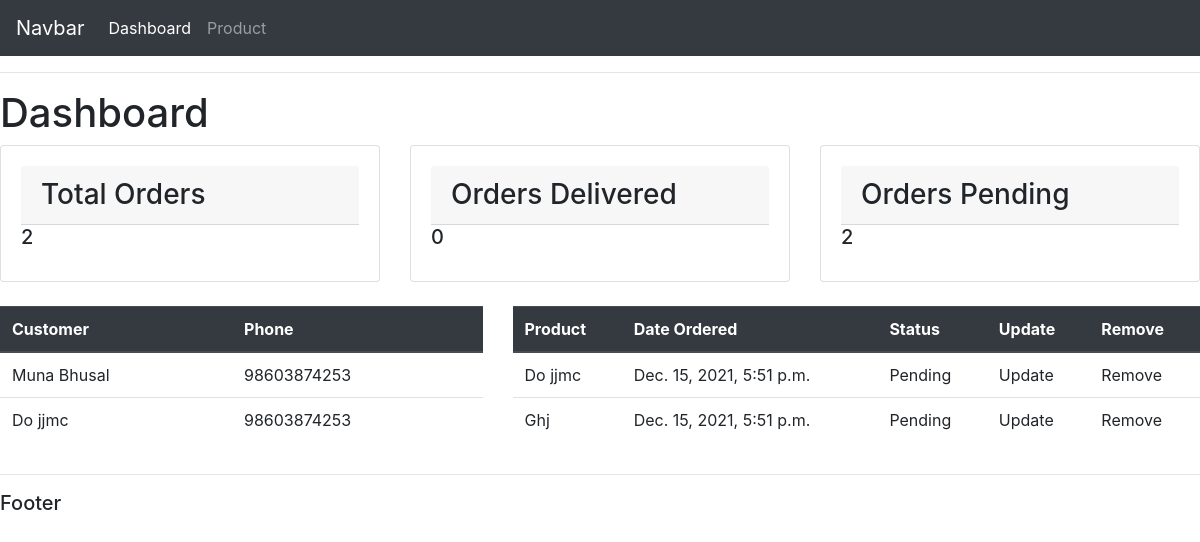
Before: / with the older database file.
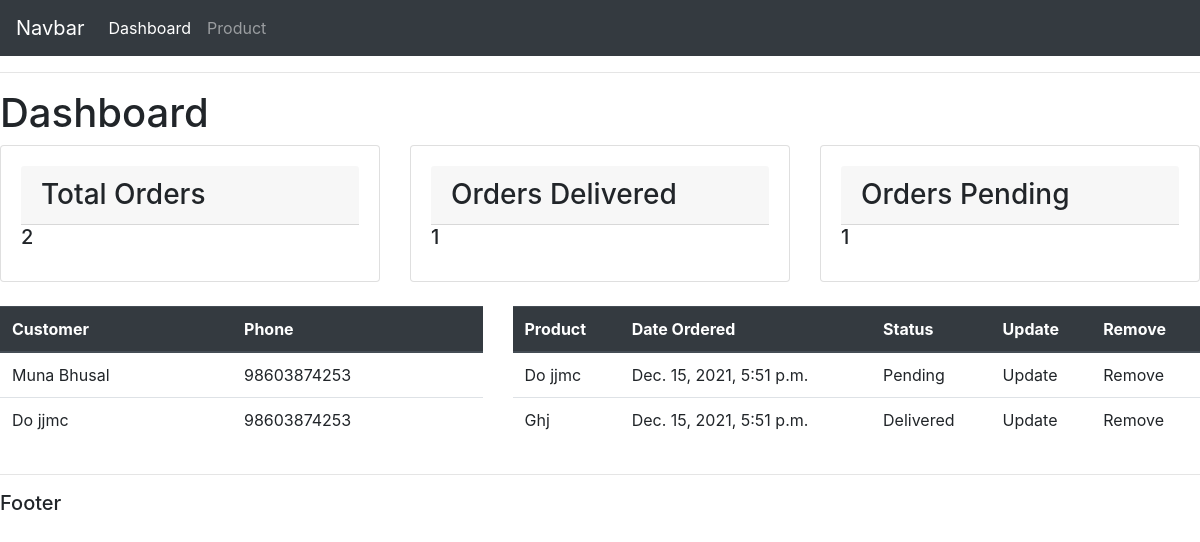
After: the same page with the newer database file.
### account/models.py (models this page shows)
class Order(models.Model):
    STATUS = (
        ('Pending' , 'Pending'),
        ('Out of delivery', 'Out of delivery'),
        ('Delivered' , 'Deliverd')
    )
    customer = models.ForeignKey(Customer , null=True  , on_delete=models.SET_NULL)
    product = models.ForeignKey(Product , null=True , on_delete= models.SET_NULL)
    date_created = models.DateTimeField(auto_now_add=True , null=True)
    status = models.CharField(max_length=200 , null = True , choices=STATUS)

class Product(models.Model):
    CATAGORY = (
        ('Indoor' , 'Indoor'),
        ('Outdoor' , 'Outdoor')
    )
    name = models.CharField(max_length=200, null=True)
    tag = models.ManyToManyField(Tag)
    price = models.FloatField(null=True)
    catagory = models.CharField(max_length=200, null=True , choices=CATAGORY)
    date_created = models.DateTimeField(auto_now_add=True , null=True)
    def __str__(self):
        return self.name

### account/views.py (the view)
# urls.py: path('', views.home),
def home(request):
    orders = Order.objects.all()
    customer = Customer.objects.all()
    total_customers = customer.count()
    order_count = orders.count()
    deliverd = orders.filter(status = 'Delivered').count()
    pending = orders.filter(status = 'Pending').count()
    context = {'orders': orders , 'customer': customer , 'total_consumer':total_customers, 'order_count':order_count, 'deliverd': deliverd , 'pending': pending}
    return render(request , 'accounts/dashboard.html' , context)

### account/templates/accounts/dashboard.html
{% extends 'accounts/main.html' %}
{% block content%}
<h1>Dashboard</h1>
{% include 'accounts/status.html' %}
  <br>
<div class="row">
    <div class="col-sm-5">
      <table class="table">
        <thead class="thead-dark">
          <tr>
            <th scope="col">Customer</th>
            <th scope="col">Phone</th>
          </tr>
        </thead>
        <tbody>
        {% for cust in customer %}
          <tr>
            <td>{{cust.name}}</td>
            <td>{{cust.phone}}</td>
          </tr>
        {% endfor %}
        </tbody>
      </table>
    </div>
    <div class="col-sm-7">
      <table class="table">
        <thead class="thead-dark">
          <tr>
            <th scope="col">Product</th>
            <th scope="col">Date Ordered</th>
            <th scope="col">Status</th>
            <th scope="col">Update</th>
            <th scope="col">Remove</th>
          </tr>
        </thead>
        <tbody>
        {% for ord in orders %}
        <tr>
          <td>{{ord.product}}</td>
          <td>{{ord.date_created}}</td>
          <td>{{ord.status}}</td>
          <td>Update</td>
          <td>Remove</td>
        </tr>
      {% endfor %}
        </tbody>
      </table>
    </div>
  </div>
{% endblock %}

Changed rows visible on the page:
changed Order "Ghj": status "Pending" → "Delivered"
Other visible differences:
{{ deliverd }}: "0" → "1"
{{ pending }}: "2" → "1"
